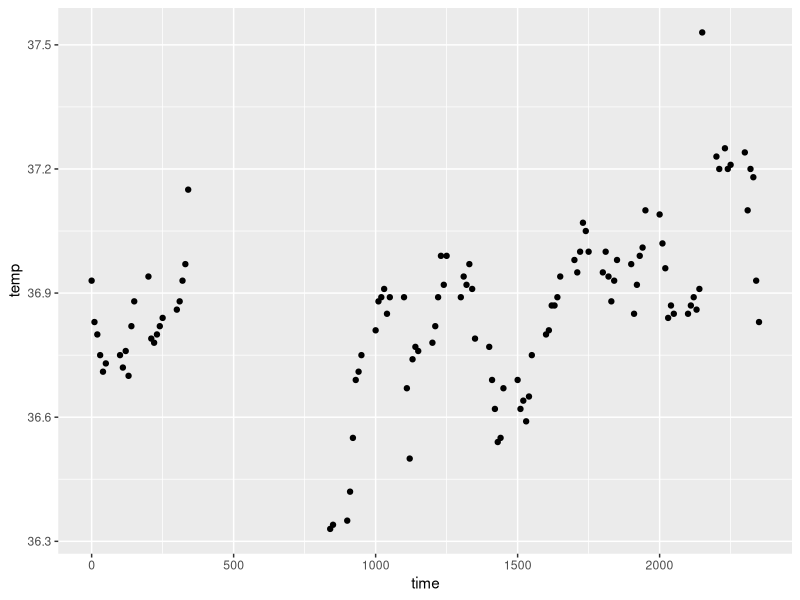
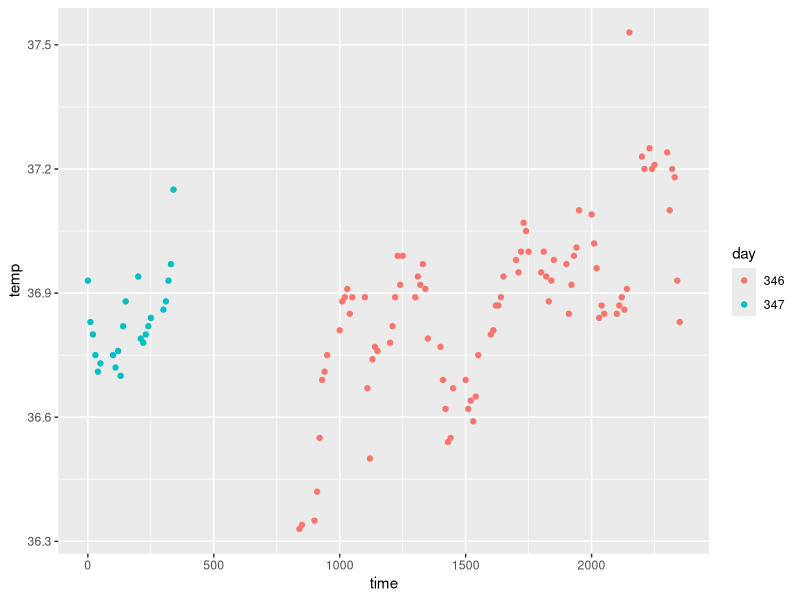
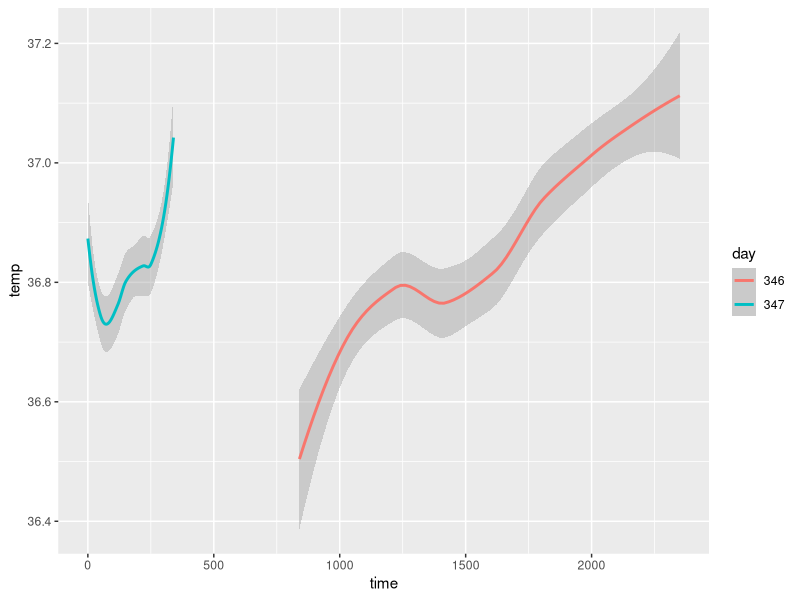
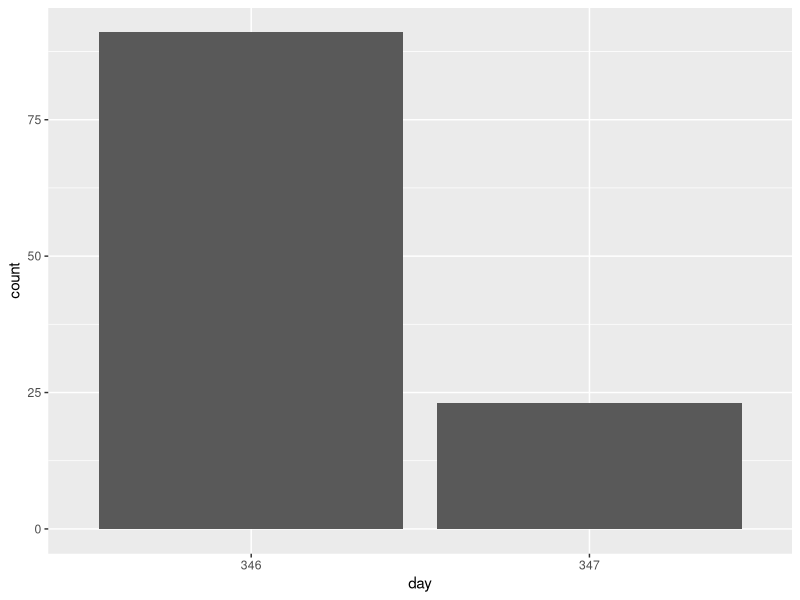
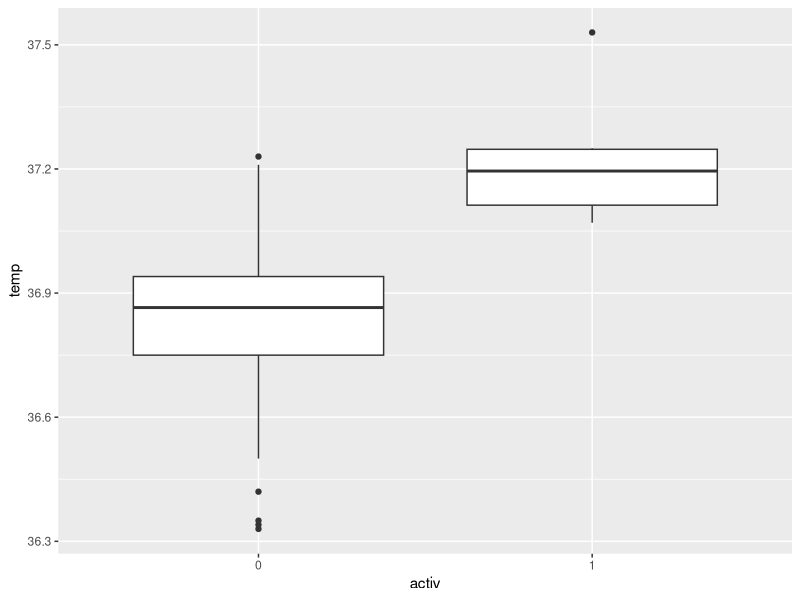
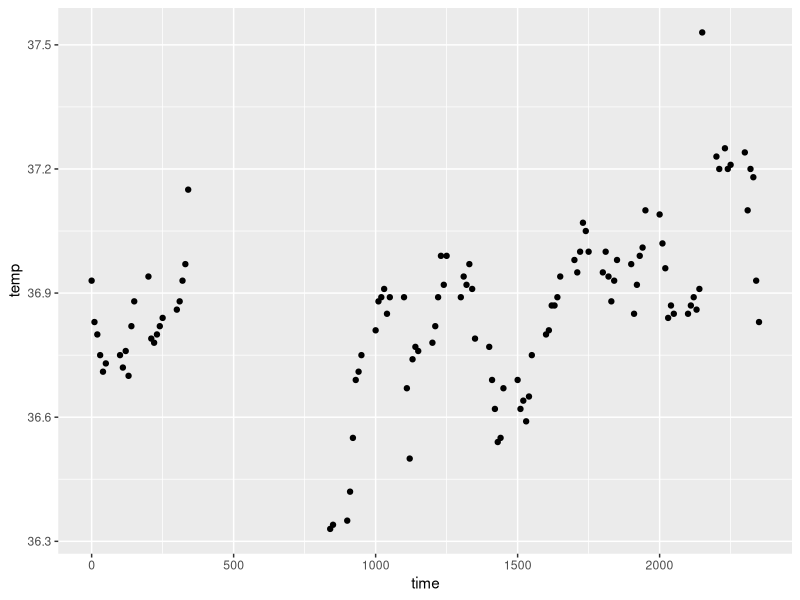
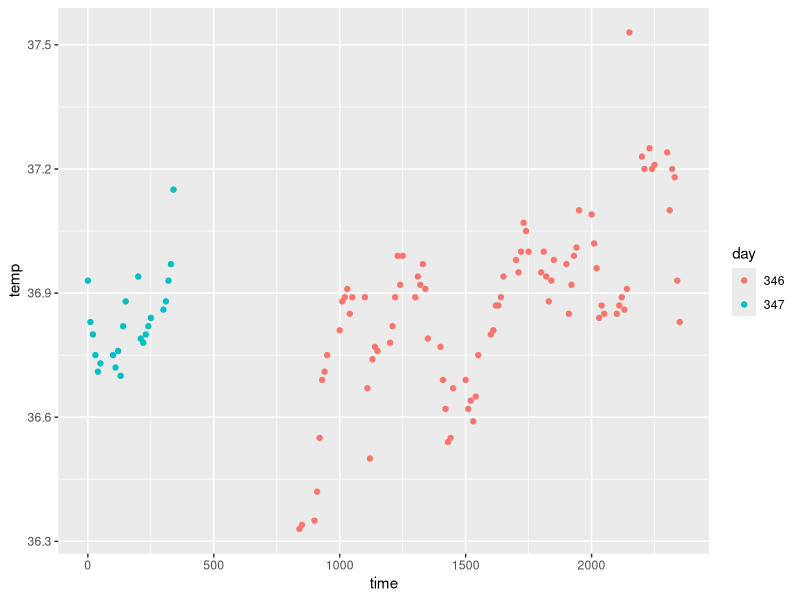
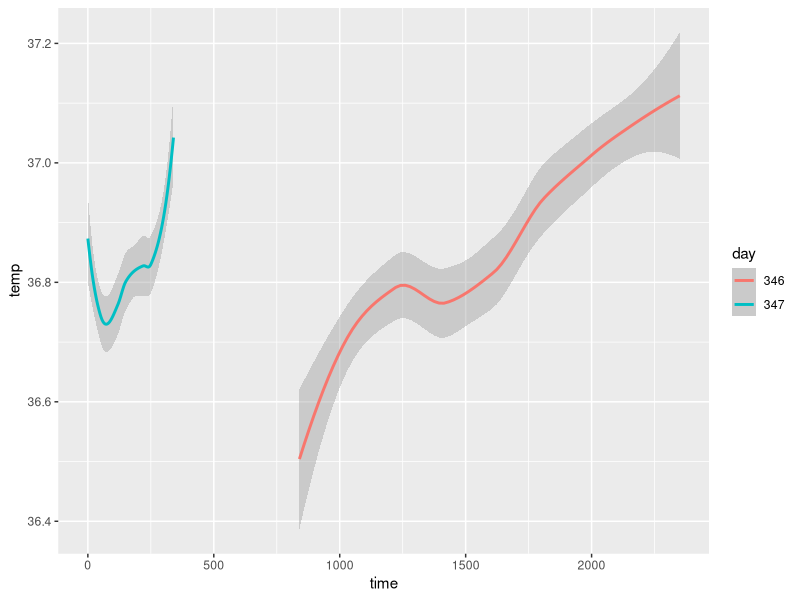

Write the R code that produced these figures, in order.
library(tidyverse)
write_csv(beaver1, "beaver.csv")

beaver<-beaver1
beaver <- mutate(beaver, day = as.factor(beaver$day))
beaver <- mutate(beaver, activ = as.factor(beaver$activ))



ggplot(data = beaver) +
  geom_point(mapping = aes(x = time, y = temp))
ggsave("time_temp.jpg")

ggplot(data = beaver) +
  geom_point(mapping = aes(x = time, y = temp, color = day))
ggsave("time_temp_day.jpg")

ggplot(data = beaver) +
  geom_smooth(mapping = aes(x = time, y = temp, color = day))
ggsave("time_temp_day_smooth.jpg")

ggplot(data = beaver) + 
  geom_bar(mapping = aes(x = day))
ggsave("temp_day_bar.jpg")


ggplot(data = beaver, mapping = aes(x = activ, y = temp)) + 
  geom_boxplot()
ggsave("temp_activ_box.jpg")

save.image("homework1")
